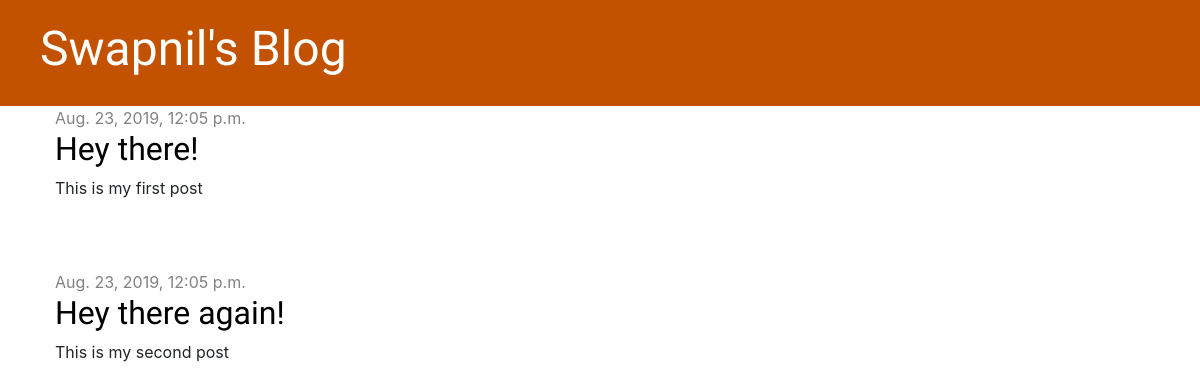
Before: / with the older database file.
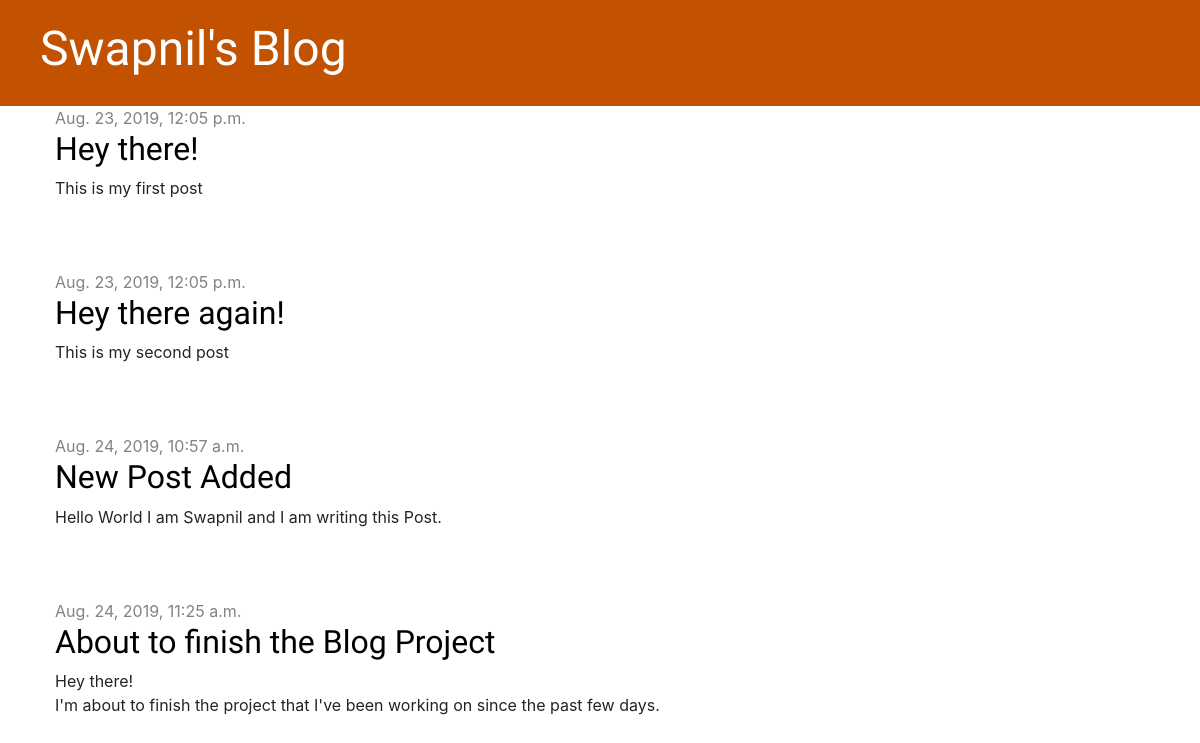
After: the same page with the newer database file.
### blog/models.py (models this page shows, shortened)
class Post(models.Model):
    author = models.ForeignKey(settings.AUTH_USER_MODEL, on_delete=models.CASCADE)
    title = models.CharField(max_length=200)
    text = models.TextField()
    created_date = models.DateTimeField(default=timezone.now)
    published_date = models.DateTimeField(blank=True, null=True)

### blog/views.py (the view)
# urls.py: path('', views.post_list, name='post_list'),
def post_list(request):
    posts = Post.objects.filter(published_date__lte=timezone.now()).order_by('published_date')
    return render(request, 'blog/post_list.html', {'posts': posts})

### blog/templates/blog/post_list.html
{% extends 'blog/base.html' %}
{% block content %}
    {% for post in posts %}
        <div class="post">
            <div class="date">
                {{ post.published_date }}
            </div>
            <h2><a href="{% url 'post_detail' pk=post.pk %}">{{ post.title }}</a></h2>
            <p>{{ post.text|linebreaksbr }}</p>
        </div>
    {% endfor %}
{% endblock %}

### blog/templates/blog/base.html (shortened to what this page needs)
{% load static %}
<!doctype html>
<html lang="en">
  <head>
    <link rel="stylesheet" href="https://stackpath.bootstrapcdn.com/bootstrap/4.3.1/css/bootstrap.min.css">
    <link rel="stylesheet" href="https://stackpath.bootstrapcdn.com/font-awesome/4.7.0/css/font-awesome.min.css">
    <link rel="stylesheet" href="{% static 'css/blog.css' %}">
  </head>
  <body>
            <div class="page-header">
                    <h1><a href="/">Swapnil's Blog</a></h1>
                </div>
                <div class="content container">
                    <div class="row">
                        <div class="col-md-8">
                        {% block content %}
                        {% endblock %}
                        </div>
                    </div>
                </div>
   </body>
  </body>
</html>

### blog/static/css/blog.css (style rules this page uses)
.page-header { background-color: #C25100; margin-top: 0; padding: 20px 20px 20px 40px; }
.page-header h1, .page-header h1 a, .page-header h1 a:visited, .page-header h1 a:active { color: #ffffff; font-size: 36pt; text-decoration: none; }
.content { margin-left: 40px; }
h1, h2, h3, h4 { font-family: 'Lobster', cursive; }
.date { color: #828282; }
.post { margin-bottom: 70px; }
.post h2 a, .post h2 a:visited { color: #000000; }

Changed rows visible on the page:
added Post: published_date "Aug. 24, 2019, 10:57 a.m.", title "New Post Added", text "Hello World I am Swapnil and I am writing this Post."
added Post: published_date "Aug. 24, 2019, 11:25 a.m.", title "About to finish the Blog Project", text "Hey there! I'm about to finish the project that I've been working on since the past few days."
